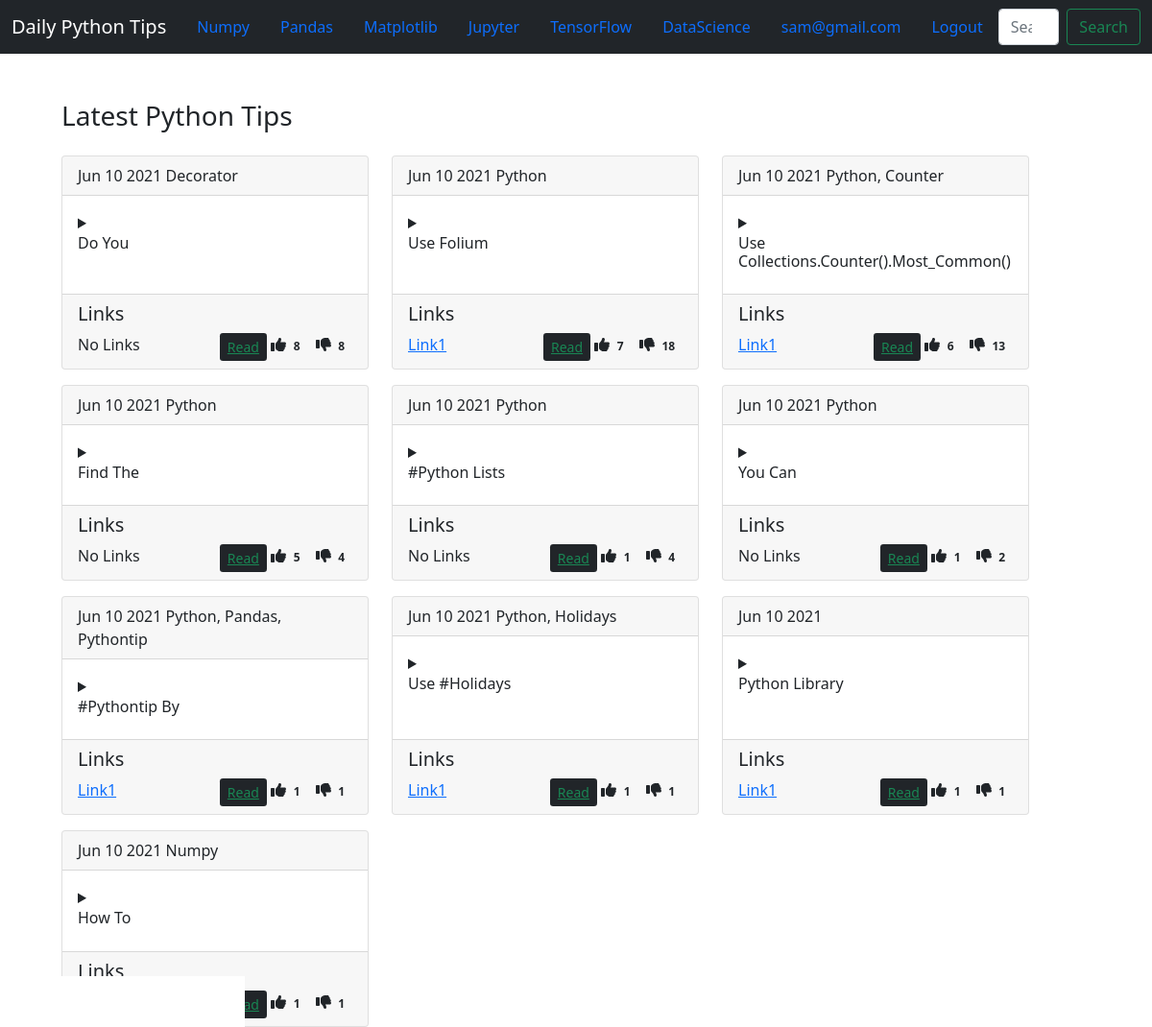
Screenshot of /users/detail/2/ (signed in) with the database file from the repository.
### user/models.py (models this page shows, shortened)
class User(AbstractBaseUser, PermissionsMixin):
    email = models.EmailField(unique=True, verbose_name='Email Address', max_length=256, help_text='Valid Email Address')
    name = models.CharField(max_length=256, blank=True)
    is_active = models.BooleanField(default=True)
    is_admin = models.BooleanField(default=False)
    date_joined = models.DateField(auto_now_add=True)
    last_login = models.DateTimeField(auto_now=True)
    USERNAME_FIELD = 'email'
    REQUIRED_FIELDS = []
    objects = UserManager()

### tips/models.py (models this page shows, shortened)
class Tips(models.Model):
    timestamp = models.DateTimeField(auto_now_add=True)
    tip = models.TextField(unique_for_date='timestamp', max_length=400)
    email = models.EmailField(max_length=254, blank=True)
    account = models.CharField(max_length=200, blank=True)
    likes = models.IntegerField(blank=True, null=True)
    retweets = models.IntegerField(blank=True, null=True)
    tags = models.ManyToManyField('Tags', blank=True)
    def __str__(self):
        return f"{' '.join(self.tip.split(' ', 2)[:2]).strip().title()}"
    def get_absolute_url(self):
        return reverse('tips:tip', kwargs={'pk': self.pk})
    class Meta:
        ordering = ('-likes', '-retweets', '-timestamp')

class Tags(models.Model):
    name = models.CharField(max_length=256)
    def __str__(self):
        return f'{self.name}'

class Links(models.Model):
    name = models.CharField(max_length=256)
    tip = models.ForeignKey(Tips, on_delete=models.CASCADE, blank=True)

### user/views.py (the view)
# urls.py: path('detail/<int:pk>/', UserDetail.as_view(), name='detail'),
class UserDetail(DetailView):
    model = User
    template_name = 'user/user_detail.html'
    def get_context_data(self, **kwargs):
        context = super().get_context_data()
        context['tips'] = Tips.objects.all()[:10]
        if hasattr(self.object, 'profile'):
            context['profile'] = self.object.profile
        return context

### user/templates/user/user_detail.html (shortened to what this page needs)
{% extends 'base.html' %}
{% block content %}
  <div class="container-fluid ms-3 mt-5 ps-lg-5">
  <section class="mt-5">
    <h3> Latest Python Tips </h3>
    <div class="row row-cols-auto" >
      {% for tip in tips %}
        <div class="col-auto mt-3">
          {% include 'tips/tip.html' with tip=tip %}
        </div>
      {% endfor %}
    </div>
   </section>
  </div>
{% endblock content %}

### templates/base.html (shortened to what this page needs)
{% load static %}
<!DOCTYPE html>
<html lang="en">
<head>
  <link rel="stylesheet" href="{% static 'css/bootstrap.min.css' %}">
  <link rel="stylesheet" href="{% static 'css/all.min.css' %}">
</head>
<body>
  {% block header %}
    <header>
      <nav class="navbar navbar-expand-lg navbar-dark bg-dark ">
        <div class="container-fluid">
          <a href="{% url 'home:main' %}" class="navbar-brand">Daily Python Tips</a>
          {% block navs %}
          <div class="collapse navbar-collapse justify-content-end" id="navid">
            <a href="{% url 'tips:tag' 'numpy' %}" class="nav-link">Numpy</a>
            <a href="{% url 'home:tag' 'pandas' %}" class="nav-link">Pandas</a>
            <a href="{% url 'home:tag' 'matplotlib' %}" class="nav-link">Matplotlib</a>
            <a href="{% url 'home:tag' 'jupyter' %}" class="nav-link">Jupyter</a>
            <a href="{% url 'home:tag' 'tensorflow' %}" class="nav-link">TensorFlow</a>
            <a href="{% url 'home:tag' 'datascience' %}" class="nav-link">DataScience</a>
            {% if request.user.is_authenticated %}
              <a href="{% url 'user:detail' request.user.pk %}" class="nav-link">{{ request.user.email }}</a>
              <a href="{% url 'user:logout' %}" class="nav-link">Logout</a>
            {% else %}
            <a href="{% url 'user:login' %}" class="nav-link">Login</a>
              <a href="{% url 'user:signup' %}" class="nav-link">Sign Up</a>
            {% endif %}
            <form class="d-flex" method="get" action="{% url 'tips:search' %}">
              <input class="form-control me-2" type="search" placeholder="Search" aria-label="Search" name="q">
              <button class="btn btn-outline-success" type="submit">Search</button>
            </form>
          </div>
          {% endblock navs %}
        </div>
      </nav>
    </header>
  {% endblock header%}
    {% block content %}
  {% endblock content %}
</body>
</html>

### tips/templates/tips/tip.html (shortened to what this page needs)
<div class="card h-100" style="width: 20rem">
  <div class="card-header">
    <span class="h6">{{ tip.timestamp|date:'M d Y' }}</span>
    <span class="h6">{{ tip.tags.all|join:', ' }}</span>
  </div>
  <div class="card-body">
  <details>
    <summary><h6>{{ tip }}</h6></summary>
  </details>
  </div>
  <div class="card-footer">
    <h5>Links</h5>
    <div class="d-flex bd-highlight">
      <div class="flex-fill">
        {% for link in tip.links_set.all %}
          <a href="{{ link.name }}" class="card-link">Link{{ forloop.counter }}</a>
          {% empty %}
            <span>No Links</span>
      {% endfor %}
      </div>
      <div class="d-flex justify-content-end">
        <a href="{{tip.get_absolute_url}}" class="btn-sm btn-outline-success bg-dark">Read</a>
        <span class=""><span><i data-url="{% url 'tips:like' tip.pk %}" class="ms-1 like fa fa-thumbs-up"></i></span><span class="badge text-dark" id="like{{ tip.pk }}">{{ tip.likes }}</span>
        <span><i data-url="{% url 'tips:dislike' tip.pk %}" class="ms-1 like fa fa-thumbs-down"></i><span class="badge text-dark" id="dislike{{ tip.pk }}">{{ tip.retweets }}</span></span>
        </span>
      </div>
    </div>
  </div>
</div>

### rows the page displays
User: user.email "sam@gmail.com"
Tips: timestamp "Jun 10 2021", tags.all "Decorator", tip "Do You", likes "8", retweets "8"
Tips: timestamp "Jun 10 2021", tags.all "Python", tip "Use Folium", likes "7", retweets "18"
Tips: timestamp "Jun 10 2021", tags.all "Python, Counter", tip "Use Collections.Counter().Most_Common()", likes "6", retweets "13"
Tips: timestamp "Jun 10 2021", tags.all "Python", tip "Find The", likes "5", retweets "4"
Tips: timestamp "Jun 10 2021", tags.all "Python", tip "#Python Lists", likes "1", retweets "4"
Tips: timestamp "Jun 10 2021", tags.all "Python", tip "You Can", likes "1", retweets "2"
Tips: timestamp "Jun 10 2021", tags.all "Python, Pandas, Pythontip", tip "#Pythontip By", likes "1", retweets "1"
Tips: timestamp "Jun 10 2021", tags.all "Python, Holidays", tip "Use #Holidays", likes "1", retweets "1"
Tips: timestamp "Jun 10 2021", tip "Python Library", likes "1", retweets "1"
Tips: timestamp "Jun 10 2021", tags.all "Numpy", tip "How To", likes "1", retweets "1"
